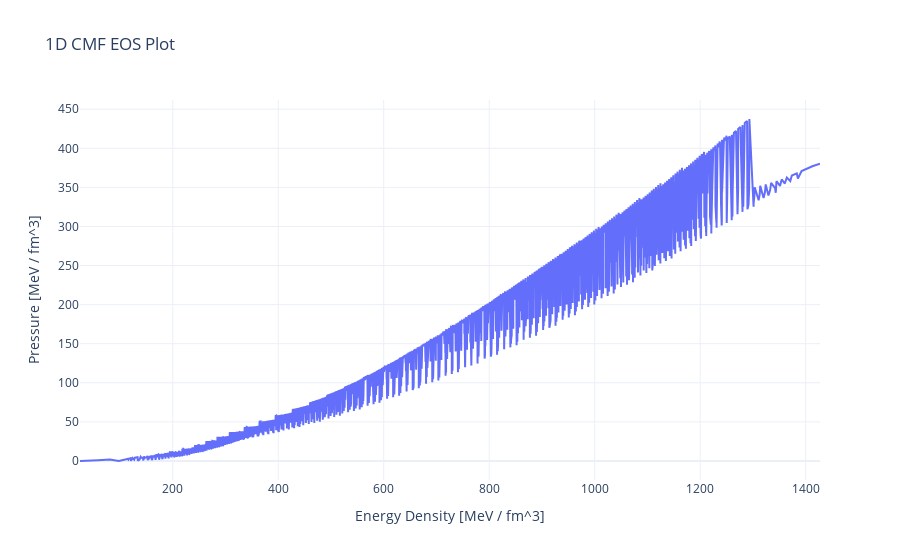

This figure's notebook cell:
### Markdown cell above
#### $P(\varepsilon)$

### Code cell
plot_1D_CMF_EoS(jobs[0]['cmf_eos'], 'E', 'P')

### Figure 1 — Plotly figure (JSON) as saved in the notebook; plotly's stock layout.template omitted (floating-point values rounded to 4 significant figures; data arrays with more than 128 entries replaced by an {"elided": "..."} marker saying what was removed)
{"data": [{"mode": "lines", "name": "CMF EOS", "type": "scatter", "x": {"elided": "2649 float values"}, "y": {"elided": "2649 float values"}}], "layout": {"hovermode": "closest", "title": {"text": "1D CMF EOS Plot"}, "xaxis": {"title": {"text": "Energy Density [MeV / fm^3]"}}, "yaxis": {"title": {"text": "Pressure [MeV / fm^3]"}}}}
